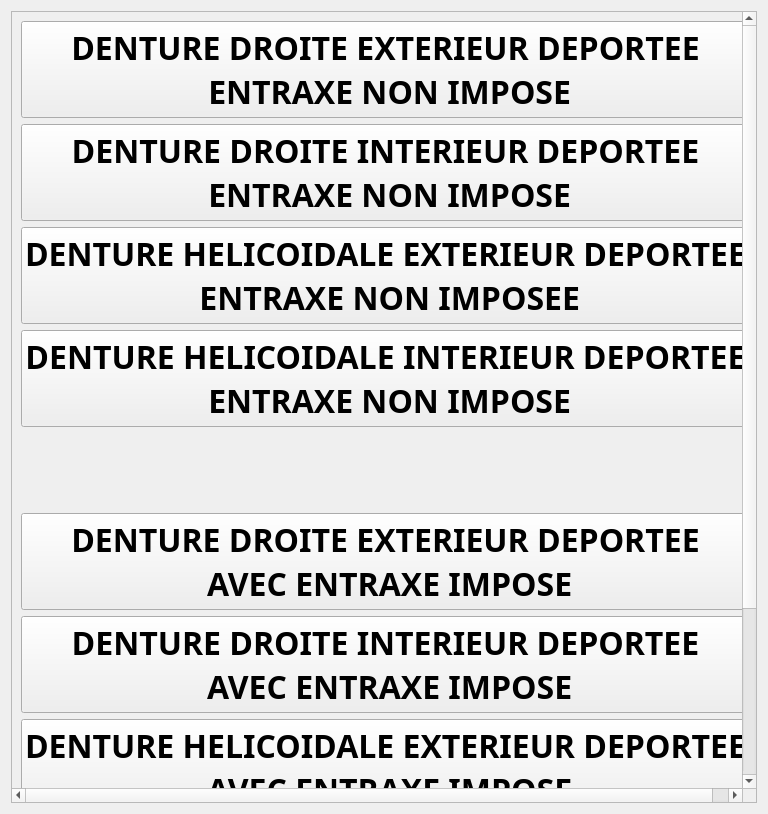
<?xml version="1.0" encoding="UTF-8"?>
<ui version="4.0">
 <class>VARIATION_ENTRAXE</class>
 <widget class="QWidget" name="VARIATION_ENTRAXE">
  <property name="geometry">
   <rect>
    <x>0</x>
    <y>0</y>
    <width>768</width>
    <height>814</height>
   </rect>
  </property>
  <property name="windowTitle">
   <string>VARIATION_ENTRAXE</string>
  </property>
  <property name="windowIcon">
   <iconset>
    <normaloff>reducteur_gearexpert.gif</normaloff>reducteur_gearexpert.gif</iconset>
  </property>
  <layout class="QGridLayout" name="gridLayout_2">
   <item row="0" column="0">
    <widget class="QScrollArea" name="scrollArea">
     <property name="widgetResizable">
      <bool>true</bool>
     </property>
     <widget class="QWidget" name="scrollAreaWidgetContents">
      <property name="geometry">
       <rect>
        <x>0</x>
        <y>0</y>
        <width>741</width>
        <height>806</height>
       </rect>
      </property>
      <layout class="QGridLayout" name="gridLayout">
       <item row="6" column="0">
        <spacer name="horizontalSpacer_2">
         <property name="orientation">
          <enum>Qt::Horizontal</enum>
         </property>
         <property name="sizeHint" stdset="0">
          <size>
           <width>40</width>
           <height>20</height>
          </size>
         </property>
        </spacer>
       </item>
       <item row="4" column="0">
        <spacer name="horizontalSpacer_4">
         <property name="orientation">
          <enum>Qt::Horizontal</enum>
         </property>
         <property name="sizeHint" stdset="0">
          <size>
           <width>40</width>
           <height>20</height>
          </size>
         </property>
        </spacer>
       </item>
       <item row="5" column="0">
        <spacer name="horizontalSpacer_3">
         <property name="orientation">
          <enum>Qt::Horizontal</enum>
         </property>
         <property name="sizeHint" stdset="0">
          <size>
           <width>40</width>
           <height>20</height>
          </size>
         </property>
        </spacer>
       </item>
       <item row="14" column="0" alignment="Qt::AlignHCenter">
        <widget class="QPushButton" name="pushButton_9_CH21">
         <property name="font">
          <font>
           <family>Arial Black</family>
           <pointsize>14</pointsize>
           <weight>75</weight>
           <bold>true</bold>
          </font>
         </property>
         <property name="text">
          <string>RETOUR</string>
         </property>
        </widget>
       </item>
       <item row="1" column="0">
        <widget class="QPushButton" name="pushButton_2_CH21">
         <property name="font">
          <font>
           <family>Arial Black</family>
           <pointsize>24</pointsize>
           <weight>75</weight>
           <bold>true</bold>
          </font>
         </property>
         <property name="text">
          <string>DENTURE DROITE INTERIEUR DEPORTEE
 ENTRAXE NON IMPOSE</string>
         </property>
        </widget>
       </item>
       <item row="0" column="0">
        <widget class="QPushButton" name="pushButton_CH21">
         <property name="font">
          <font>
           <family>Arial Black</family>
           <pointsize>24</pointsize>
           <weight>75</weight>
           <bold>true</bold>
          </font>
         </property>
         <property name="text">
          <string>DENTURE DROITE EXTERIEUR DEPORTEE
 ENTRAXE NON IMPOSE</string>
         </property>
        </widget>
       </item>
       <item row="2" column="0">
        <widget class="QPushButton" name="pushButton_3_CH21">
         <property name="font">
          <font>
           <family>Arial Black</family>
           <pointsize>24</pointsize>
           <weight>75</weight>
           <bold>true</bold>
          </font>
         </property>
         <property name="text">
          <string>DENTURE HELICOIDALE EXTERIEUR DEPORTEE
 ENTRAXE NON IMPOSEE</string>
         </property>
        </widget>
       </item>
       <item row="8" column="0">
        <widget class="QPushButton" name="pushButton_5_CH21">
         <property name="font">
          <font>
           <family>Arial Black</family>
           <pointsize>24</pointsize>
           <weight>75</weight>
           <bold>true</bold>
          </font>
         </property>
         <property name="text">
          <string>DENTURE DROITE EXTERIEUR DEPORTEE
 AVEC ENTRAXE IMPOSE</string>
         </property>
        </widget>
       </item>
       <item row="3" column="0">
        <widget class="QPushButton" name="pushButton_4_CH21">
         <property name="font">
          <font>
           <family>Arial Black</family>
           <pointsize>24</pointsize>
           <weight>75</weight>
           <bold>true</bold>
          </font>
         </property>
         <property name="text">
          <string>DENTURE HELICOIDALE INTERIEUR DEPORTEE
 ENTRAXE NON IMPOSE</string>
         </property>
        </widget>
       </item>
       <item row="10" column="0">
        <widget class="QPushButton" name="pushButton_7_CH21">
         <property name="font">
          <font>
           <family>Arial Black</family>
           <pointsize>24</pointsize>
           <weight>75</weight>
           <bold>true</bold>
          </font>
         </property>
         <property name="text">
          <string>DENTURE HELICOIDALE EXTERIEUR DEPORTEE
 AVEC ENTRAXE IMPOSE</string>
         </property>
        </widget>
       </item>
       <item row="11" column="0">
        <widget class="QPushButton" name="pushButton_8_CH21">
         <property name="font">
          <font>
           <family>Arial Black</family>
           <pointsize>24</pointsize>
           <weight>75</weight>
           <bold>true</bold>
          </font>
         </property>
         <property name="text">
          <string>DENTURE HELICOIDALE INTERIEUR DEPORTEE
 AVEC ENTRAXE IMPOSE</string>
         </property>
        </widget>
       </item>
       <item row="9" column="0">
        <widget class="QPushButton" name="pushButton_6_CH21">
         <property name="font">
          <font>
           <family>Arial Black</family>
           <pointsize>24</pointsize>
           <weight>75</weight>
           <bold>true</bold>
          </font>
         </property>
         <property name="text">
          <string>DENTURE DROITE INTERIEUR DEPORTEE
 AVEC ENTRAXE IMPOSE</string>
         </property>
        </widget>
       </item>
       <item row="7" column="0">
        <spacer name="horizontalSpacer">
         <property name="orientation">
          <enum>Qt::Horizontal</enum>
         </property>
         <property name="sizeHint" stdset="0">
          <size>
           <width>40</width>
           <height>20</height>
          </size>
         </property>
        </spacer>
       </item>
       <item row="13" column="0">
        <spacer name="horizontalSpacer_5">
         <property name="orientation">
          <enum>Qt::Horizontal</enum>
         </property>
         <property name="sizeHint" stdset="0">
          <size>
           <width>40</width>
           <height>20</height>
          </size>
         </property>
        </spacer>
       </item>
       <item row="12" column="0">
        <spacer name="horizontalSpacer_6">
         <property name="orientation">
          <enum>Qt::Horizontal</enum>
         </property>
         <property name="sizeHint" stdset="0">
          <size>
           <width>40</width>
           <height>20</height>
          </size>
         </property>
        </spacer>
       </item>
      </layout>
     </widget>
    </widget>
   </item>
  </layout>
 </widget>
 <resources/>
 <connections/>
</ui>
